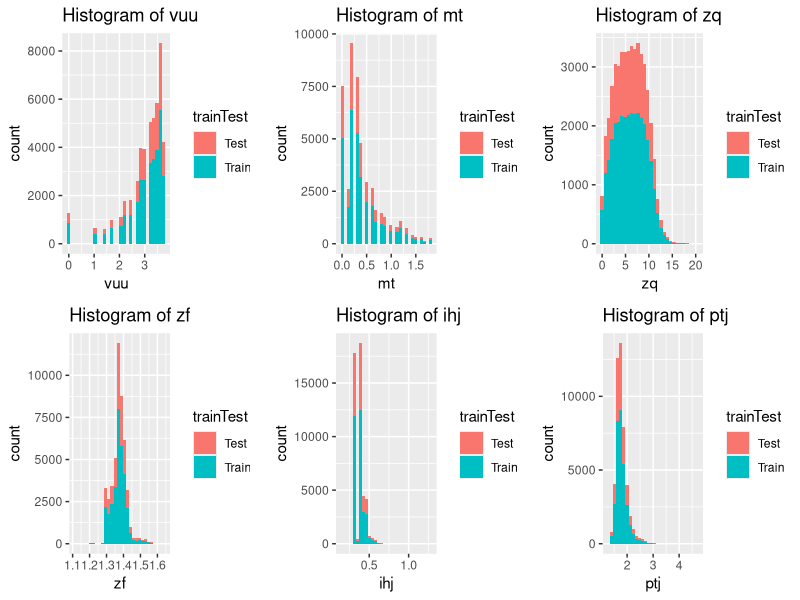

Here is the R script that generated this plot: (Note: this script raises an error after producing the figure.)
## ---- chunk 1
library(ggplot2)
library(gridExtra)
library(randomForest)
library(MASS)
library(car)
library(e1071)
knitr::opts_chunk$set(echo = TRUE)
## ---- chunk 2
set.seed(121)
# Load data
trainData <- read.csv("final-data-train.csv") 
testData <- read.csv("final-data-test.csv")

# Examine data (commented out to save space)
# str(trainData) # 16 predictors: 6 continous, 1 dummy, 9 categorical
# str(testData)
table(trainData$noyes)

# Change dummy variable gb to factor
trainData$gb = factor(trainData$gb)
testData$gb = factor(testData$gb)

# Combine the predictors of the two datasets for exploratory analysis
combData = rbind(cbind(trainData[,-1], trainTest="Train"), cbind(testData, trainTest="Test"))

# Continuous attributes
contAtt = c("vuu", "mt", "zq", "zf", "ihj", "ptj")

# Histograms of continuous attributes
plots <- lapply(contAtt, function(i) { ggplot(combData, aes(x=get(i), fill=trainTest)) +
    xlab(i) +
    ggtitle(paste0("Histogram of ",i)) +
    geom_histogram() })
do.call("grid.arrange", c(plots, ncol=3))

# Dummy and categorical attributes
catAtt = c("bdb", "cle", "kbc", "og", "gb", "xxp", "rao", "at", "lf", "fq","noyes")

# Contingency table of noyes with some categorical attributes
for ( i in 1:9 ) {
  print(catAtt[i])
  print(table(trainData[, "noyes"], trainData[, catAtt[i]]))
}

# Contingency table of some categorical attributes with each other
for ( i in seq(1,7,2) ) {
  print(paste(catAtt[i]," and ",catAtt[i+1]))
  print(table(trainData[,i], trainData[, catAtt[i+1]]))
}

# Pairwise plots of continuous attributes with various categorical attributes colored for training data
nTrain = nrow(trainData)
rowsTrain = seq(1, nTrain, 50)
for ( i in c(1,4,7,11) ) {
  pairs(sapply(trainData[rowsTrain, contAtt], jitter), col=trainData[rowsTrain, catAtt[i]], pch=16, oma=c(3,3,5,10), cex=0.4, main=paste("Pairs plot colored by", catAtt[i], "for training data"))
  oldPar <- par(xpd = TRUE)
  legend("topright", pch=16, col = 1:length(levels(trainData[rowsTrain, catAtt[i]])), legend = c(levels(trainData[rowsTrain, catAtt[i]])))
  par(oldPar)
}

# Pairwise plots of continuous attributes with various categorical attributes colored for test data
nTest = nrow(testData)
rowsTest = seq(1, nTest, 50)
for ( i in c(1,4,7) ) {
  pairs(sapply(testData[rowsTest, contAtt], jitter), col=testData[rowsTest, catAtt[i]], pch=16, oma=c(3,3,5,10), cex=0.4, main = paste("Pairs plot colored by", catAtt[i], "for testing data"))
  oldPar <- par(xpd = TRUE)
  legend("topright", pch=16, col = 1:length(levels(testData[rowsTest, catAtt[i]])), legend = c(levels(testData[rowsTest, catAtt[i]])))
  par(oldPar)
}
## ---- chunk 3
# Examine how many unique values for each continous variable
for (i in 1:ncol(trainData)) {
  if (class(trainData[,i]) == "numeric") {
    print(paste0(names(trainData)[i], ": ", length(unique(trainData[,i]))))
  }
}
## ---- chunk 4
# Structure data for PCA (change 2 category variables into dummy variables)
trainData.PCA = trainData
trainData.PCA$og.kc = trainData$og == "kc"
trainData.PCA$gb.1 = trainData$gb == 1
trainData.PCA$xxp.ptn = trainData$xxp == "ptn"
trainData.PCA = trainData.PCA[, c(1,3:5,7,10:21)]

# Principal components analysis of continuous attributes (scaled and without outcome)
PC = prcomp(trainData.PCA[, c(5,8,10:13,15:17)], scal=TRUE)

# Scree plot of PCA results
# plot(scaledPCs)

# Attributes with largest loadings for the first and second principal components
# PCA1 = sort(abs(PC$rotation[,1]))[9]; PCA1 # ptj
# PCA2 = sort(abs(PC$rotation[,2]))[9]; PCA2 # vuu

# Plot of the first few principal components
# biplot(PC, cex=0.5)
oldpar <- par(mfrow=c(4,3), xpd = TRUE)
for (i in c(1,3,9,15)) {
  trainData.PCA[,i]=factor(trainData.PCA[,i])
  plot(PC$x[rowsTrain,1], PC$x[rowsTrain,2], xlab="PC1", ylab="PC2", col=trainData.PCA[rowsTrain,i], pch=16, cex=0.5)
  plot(PC$x[rowsTrain,2], PC$x[rowsTrain,3], xlab="PC2", ylab="PC3",  col=trainData.PCA[rowsTrain,i], pch=16, cex=0.5, main=names(trainData.PCA)[i])
  plot(PC$x[rowsTrain,1], PC$x[rowsTrain,3], xlab="PC1", ylab="PC3",  col=trainData.PCA[rowsTrain,i],  oma=c(3,3,5,10), pch=16, cex=0.5)
  legend("topright", pch=16, col = 1:length(levels(trainData.PCA[rowsTrain, i])), legend = c(levels(trainData.PCA[rowsTrain, i])))
}
par(oldpar)
## ---- chunk 5
# Logistic fits of continuous variables
fit.vuu = glm(noyes~vuu, data=trainData, family=binomial)
summary(fit.vuu)

# fit.mt = glm(noyes~mt, data=trainData, family=binomial)
# summary(fit.mt)

# fit.zq = glm(noyes~zq, data=trainData, family=binomial)
# summary(fit.zq) # Not significant

# fit.zf = glm(noyes~zf, data=trainData, family=binomial)
# summary(fit.zf)

# fit.ihj = glm(noyes~ihj, data=trainData, family=binomial)
# summary(fit.ihj)

# fit.ptj = glm(noyes~ptj, data=trainData, family=binomial)
# summary(fit.ptj)

# Fisher's exact tests of categorical variables with 2 values
fisher.test(table(trainData[,1], trainData$og)) # Not significant
# fisher.test(table(trainData[,1], trainData$gb))
# fisher.test(table(trainData[,1], trainData$xxp))

# Chi squared tests for remaining categorical variables
chisq.test(table(trainData[,1], trainData$bdb))
# chisq.test(table(trainData[,1], trainData$cle))
# chisq.test(table(trainData[,1], trainData$kbc))
# chisq.test(table(trainData[,1], trainData$rao))
# chisq.test(table(trainData[,1], trainData$at)) # Less significant
# chisq.test(table(trainData[,1], trainData$lf))
# chisq.test(table(trainData[,1], trainData$fq))
## ---- chunk 6
# Helper function from lecture to assess predictions
assess.prediction = function(truth, predicted, verbose=T) {
  # Remove missing values
  predicted = predicted[!is.na(truth)]
  predicted = predicted[!is.na(predicted)]
  truth = truth[!is.na(truth)]
  truth = truth[!is.na(predicted)]
  
  # True/false positives/negatives
  TP = sum(truth=="yes" & predicted=="yes")
  TN = sum(truth=="no" & predicted=="no")
  FP = sum(truth=="no" & predicted=="yes")
  FN = sum(truth=="yes" & predicted=="no")
  P = TP+FN # total postives in truth data
  N = TN+FP # total negatives in truth data
  
  # All results
  results = list(correct=sum(truth==predicted), accuracy=signif(sum(truth==predicted)*100/length(truth),3) , error=signif(100-sum(truth==predicted)*100/length(truth),3), TPR=signif(100*TP/P, 3), TNR=signif(100*TN/N, 3), PPV=signif(100*TP/(TP+FP),3), FDR=signif(100*FP/(TP+FP),3))
  
  # Don't print information if verbose is False
  if ( verbose == F ) {
    return(results)
  }
  
  # Total cases
  cat("Total cases that are not NA: ", length(truth), "\n", sep ="")
  
  # Overall accuracy
  cat("Correct predictions (accuracy): ", results$correct, " (", results$accuracy, "%)\n", sep ="")
  cat("Test error=1-accuracy: ", results$error, "%\n", sep ="")
  
  # Sensitivity/specificity/etc.
  cat("TPR (sensitivity)=TP/P: ", results$TPR, "%\n", sep ="")
  cat("TNR (specificity)=TN/N: ", results$TNR, "%\n", sep ="")
  cat("PPV (precision)=TP/(TP+FP): ", results$PPV, "%\n", sep ="")
  cat("FDR (false discovery)=1-PPV: ", results$FDR, "%\n", sep ="")
}
## ---- chunk 7
# True values
true = trainData$noyes

# Fit logistic regression model on continuous variables
fit.log.cont = glm(noyes~vuu+mt+zq+zf+ihj+ptj, data=trainData, family=binomial)
# summary(fit.log.cont)
predicted1 = ifelse(predict(fit.log.cont, newdata=trainData[ , 3:18], type="response") > 0.5, "yes", "no")
# assess.prediction(true, predicted1) # Assess prediction => 79.3% accuracy

# Logistic regression model with only significant continuous variables (remove vuu then zq using backwards stepwise)
fit.log.cont2 = glm(noyes~mt+zf+ihj+ptj, data=trainData, family=binomial)
# summary(fit.log.cont2)
predicted2 = ifelse(predict(fit.log.cont2, newdata=trainData[ , 3:18], type="response") > 0.5, "yes", "no")
assess.prediction(true, predicted2)  # Assess prediction => 79.3% accuracy

# Fit logistic regression model on all variables
fit.log.all = glm(noyes~.-id, data=trainData, family=binomial)
# summary(fit.log.all)
predicted3 = ifelse(predict(fit.log.all, newdata=trainData[ , 2:18], type="response") > 0.5, "yes", "no")
# assess.prediction(true, predicted3) # Assess prediction => 86.7% accuracy

# Logistic regression model with only significant variables (remove zq then og using backwards stepwise)
fit.log.final = glm(noyes~.-id-zq-og, data=trainData, family=binomial)
# summary(fit.log.final)

# Compare true and predicted values
predicted.log.final = ifelse(predict(fit.log.final, newdata=trainData[ , 2:18], type="response") > 0.5, "yes", "no")
table(true, predicted.log.final)

# Accuracy, error rate, sensitivity, and specificity of final model
assess.prediction(true, predicted.log.final) # Assess prediction => 86.7% accuracy, 60.6% TPR, and 95.2% TNR

# Test model on train/test splits
# k-fold crossvalidation
N.xval = 5
N.iter = 3
data=trainData
results = NULL

for ( iter in 1:N.iter ) {
  grps = sample( (1:nrow(data)) %% N.xval+1 ) # Randomly assign groups
  for ( i in 1:N.xval ) {
    data.test = data[grps == i,] # Set group i as test
    data.train = data[grps != i,] # Set the rest as train
    
    # Expected results from train/test predictions
    train.true = data.train$noyes
    test.true = data.test$noyes
    
    # Results for fit
    fit = glm(noyes~.-id-zq-og, data=data.train, family=binomial)
    train.predicted = ifelse(predict(fit, newdata=data.train[ , 2:18], type="response") > 0.5, "yes", "no")
    test.predicted = ifelse(predict(fit, newdata=data.test[ , 2:18], type="response") > 0.5, "yes", "no")
    
    # Calculate and store accuracy/error/sensitivity/specificity
    test.results = assess.prediction(test.true, test.predicted, verbose=F)
    results = rbind(results, data.frame(accuracy = test.results$accuracy, error = test.results$error,
                    sensitivity = test.results$TPR, specificity = test.results$TNR, model="Logistic"))
  }
}

# Plot results from cross-validation
plot1 = ggplot(results, aes(y=accuracy)) +  geom_boxplot() + ylab("Accuracy (%)") +
  ggtitle("Accuracy of Logistic Regression") + theme(plot.title = element_text(size=12, hjust = 0.5))
plot2 = ggplot(results, aes(y=error)) +  geom_boxplot() + ylab("Error (%)") +
  ggtitle("Error of Logistic Regression") + theme(plot.title = element_text(size=12, hjust = 0.5))
plot3 = ggplot(results, aes(y=sensitivity)) +  geom_boxplot() + ylab("Sensitivity (%)") +
  ggtitle("Sensitivity of Logistic Regression") + theme(plot.title = element_text(size=12, hjust = 0.5))
plot4 = ggplot(results, aes(y=specificity)) +  geom_boxplot() + ylab("Specificity (%)") +
  ggtitle("Specificity of Logistic Regression") + theme(plot.title = element_text(size=12, hjust = 0.5))
grid.arrange(plot1, plot2, plot3, plot4, nrow=2)
## ---- chunk 8
# Fit LDA classifier on all variables
fit.LDA.all = lda(noyes~.-id, data=trainData)
predicted4 = ifelse(predict(fit.LDA.all, newdata=trainData[ , 2:18])$posterior[,2] > 0.5, "yes", "no")
# assess.prediction(true, predicted4) # Assess prediction => 86.4% accuracy

# LDA classifier with only significant variables as determined from logisitic regression (remove zq and og)
fit.LDA.final = lda(noyes~.-id-zq-og, data=trainData)
predicted.LDA.final = ifelse(predict(fit.LDA.final, newdata=trainData[ , 2:18])$posterior[,2] > 0.5, "yes", "no")
table(true, predicted.LDA.final)

# Accuracy, error rate, sensitivity, and specificity of final model
assess.prediction(true, predicted.LDA.final) # Assess prediction => 86.4% accuracy, 59% TPR, and 95.3% TNR

# Test model on train/test splits
# k-fold crossvalidation
for ( iter in 1:N.iter ) {
  grps = sample( (1:nrow(data)) %% N.xval+1 ) # Randomly assign groups
  for ( i in 1:N.xval ) {
    data.test = data[grps == i,] # Set group i as test
    data.train = data[grps != i,] # Set the rest as train
    
    # Expected results from train/test predictions
    train.true = data.train$noyes
    test.true = data.test$noyes
    
    # Results for fit
    fit = lda(noyes~.-id-zq-og, data=data.train)
    train.predicted = ifelse(predict(fit, newdata=data.train[ , 2:18])$posterior[,2] > 0.5, "yes", "no")
    test.predicted = ifelse(predict(fit, newdata=data.test[ , 2:18])$posterior[,2] > 0.5, "yes", "no")
    
    # Calculate and store accuracy/error/sensitivity/specificity
    test.results = assess.prediction(test.true, test.predicted, verbose=F)
    results = rbind(results, data.frame(accuracy = test.results$accuracy, error = test.results$error,
                    sensitivity = test.results$TPR, specificity = test.results$TNR, model="LDA"))
  }
}

# Plot results from cross-validation
plot1 = ggplot(results, aes(y=accuracy, col=model)) +  geom_boxplot() + ylab("Accuracy (%)") +
  ggtitle("Accuracy of Logistic Regression") + theme(plot.title = element_text(size=12, hjust = 0.5))
plot2 = ggplot(results, aes(y=error, col=model)) +  geom_boxplot() + ylab("Error (%)") +
  ggtitle("Error of Logistic Regression") + theme(plot.title = element_text(size=12, hjust = 0.5))
plot3 = ggplot(results, aes(y=sensitivity, col=model)) +  geom_boxplot() + ylab("Sensitivity (%)") +
  ggtitle("Sensitivity of Logistic Regression") + theme(plot.title = element_text(size=12, hjust = 0.5))
plot4 = ggplot(results, aes(y=specificity, col=model)) +  geom_boxplot() + ylab("Specificity (%)") +
  ggtitle("Specificity of Logistic Regression") + theme(plot.title = element_text(size=12, hjust = 0.5))
grid.arrange(plot1, plot2, plot3, plot4, nrow=2)
## ---- chunk 9
# Examine VIFs from logistic fit
vif(fit.log.all)

# QDA classifier with variables from LDA (remove zq and og), and also kbc removed since it has pretty high GVIF and the highest Df
fit.QDA.final = qda(noyes~.-id-og-kbc, data=trainData)
predicted5 = ifelse(predict(fit.QDA.final, newdata=trainData[ , -1])$posterior[,2] > 0.5, "yes", "no")
# assess.prediction(true, predicted5) # Assess prediction => 82.7% accuracy, 47.5% sensitivity, 94.2% specificity

# Test model on train/test splits
# k-fold crossvalidation
for ( iter in 1:N.iter ) {
  grps = sample( (1:nrow(data)) %% N.xval+1 ) # Randomly assign groups
  for ( i in 1:N.xval ) {
    data.test = data[grps == i,] # Set group i as test
    data.train = data[grps != i,] # Set the rest as train
    
    # Expected results from train/test predictions
    train.true = data.train$noyes
    test.true = data.test$noyes
    
    # Results for fit
    fit = qda(noyes~.-id-og-kbc, data=data.train)
    train.predicted = ifelse(predict(fit, newdata=data.train[ , 2:18])$posterior[,2] > 0.5, "yes", "no")
    test.predicted = ifelse(predict(fit, newdata=data.test[ , 2:18])$posterior[,2] > 0.5, "yes", "no")
    
    # Calculate and store accuracy/error/sensitivity/specificity
    test.results = assess.prediction(test.true, test.predicted, verbose=F)
    results = rbind(results, data.frame(accuracy = test.results$accuracy, error = test.results$error,
                    sensitivity = test.results$TPR, specificity = test.results$TNR, model="QDA"))
  }
}

# Plot results from cross-validation
plot1 = ggplot(results, aes(y=accuracy, col=model)) +  geom_boxplot() + ylab("Accuracy (%)") +
  ggtitle("Accuracy of QDA") + theme(plot.title = element_text(size=12, hjust = 0.5))
plot2 = ggplot(results, aes(y=error, col=model)) +  geom_boxplot() + ylab("Error (%)") +
  ggtitle("Error of QDA") + theme(plot.title = element_text(size=12, hjust = 0.5))
plot3 = ggplot(results, aes(y=sensitivity, col=model)) +  geom_boxplot() + ylab("Sensitivity (%)") +
  ggtitle("Sensitivity of QDA") + theme(plot.title = element_text(size=12, hjust = 0.5))
plot4 = ggplot(results, aes(y=specificity, col=model)) +  geom_boxplot() + ylab("Specificity (%)") +
  ggtitle("Specificity of QDA") + theme(plot.title = element_text(size=12, hjust = 0.5))
grid.arrange(plot1, plot2, plot3, plot4, nrow=2)
## ---- chunk 10
# RF classifier with all variables (except id)
x.all = trainData[, -c(1,2)]; y=trainData$noyes
rf.all <- randomForest(x.all, y)
# predicted.rf.all = predict(rf.all, newdata=x.all)
# assess.prediction(true, predicted.rf.all) # Assess prediction => 100% accuracy

# Variable importance plot of RF model
varImpPlot(rf.all, type=2)

# Out-of-bag error estimate
# rf.all # => OOB error of 11.53%

# RF classifier with reduced variables as determined from importance plot (remove id and og)
x.reduced = trainData[, -c(1,2,6)]
rf.reduced <- randomForest(x.reduced, y)
predicted.rf.reduced = predict(rf.reduced, newdata=x.reduced)
table(true, predicted.rf.reduced)

# Variable importance plot of updated RF model
varImpPlot(rf.reduced, type=2)

# Out-of-bag error estimate
rf.reduced # => OOB error of 11.61%

# Accuracy, error rate, sensitivity, and specificity of model
assess.prediction(true, predicted.rf.reduced) # Assess prediction => 100% accuracy

# Test model on train/test splits
# k-fold crossvalidation
N.xval = 5
N.iter = 5
for ( iter in 1:N.iter ) {
  subset = sample( (1:nrow(data)) %% 10 ) # Randomly assign subset with 1/10 of data for faster runtime
  data.subset = data[subset == 5,]
  grps = sample( (1:nrow(data.subset)) %% N.xval+1 ) # Randomly assign groups
  for ( i in 1:N.xval ) {
    data.test = data.subset[grps == i,] # Set group i as test
    data.train = data.subset[grps != i,] # Set the rest as train
    
    # Expected results from train/test predictions
    train.true = data.train$noyes
    test.true = data.test$noyes
    
    # Results for fit
    fit = randomForest(data.train[, -c(1,2,6)], train.true)
    train.predicted = predict(fit, newdata=data.train[, -c(1,2,6)])
    test.predicted = predict(fit, newdata=data.test[, -c(1,2,6)])
    
    # Calculate and store accuracy/error/sensitivity/specificity
    test.results = assess.prediction(test.true, test.predicted, verbose=F)
    results = rbind(results, data.frame(accuracy = test.results$accuracy, error = test.results$error,
                    sensitivity = test.results$TPR, specificity = test.results$TNR, model="RF"))
  }
}

# Plot results from cross-validation
plot1 = ggplot(results, aes(y=accuracy, col=model)) +  geom_boxplot() + ylab("Accuracy (%)") +
  ggtitle("Accuracy of Logistic Regression") + theme(plot.title = element_text(size=12, hjust = 0.5))
plot2 = ggplot(results, aes(y=error, col=model)) +  geom_boxplot() + ylab("Error (%)") +
  ggtitle("Error of Logistic Regression") + theme(plot.title = element_text(size=12, hjust = 0.5))
plot3 = ggplot(results, aes(y=sensitivity, col=model)) +  geom_boxplot() + ylab("Sensitivity (%)") +
  ggtitle("Sensitivity of Logistic Regression") + theme(plot.title = element_text(size=12, hjust = 0.5))
plot4 = ggplot(results, aes(y=specificity, col=model)) +  geom_boxplot() + ylab("Specificity (%)") +
  ggtitle("Specificity of Logistic Regression") + theme(plot.title = element_text(size=12, hjust = 0.5))
grid.arrange(plot1, plot2, plot3, plot4, nrow=2)
## ---- chunk 11
# Following commented out for faster runtime
# Initial test: fit SVM model without id and og, as in random forest, using cost and gamma of 1
# svmRes <- svm(noyes~.-id-og, data=trainData, kernel="radial", scale=T, cost=1, gamma=1)
# predicted6 = predict(svmRes, newdata=trainData[, -1])
# assess.prediction(true, predicted6) # Assess prediction => 98.2% accuracy

# Tuning cost and gamma
# Split data for faster run-time
# subset = sample( (1:nrow(trainData)) %% 20 ) # Randomly assign subset with 1/20 of data for faster runtime
# data.subset = trainData[subset == 5,]
# fit.svm.final = tune(svm, noyes~.-id-og, data=data.subset, kernel="radial", scale=T,
#                     ranges=list(cost=c(1,5,10), gamma=c(0.02,0.05,0.1)))
# fit.svm.final # Optimized for cost=10 and gamma=0.02
# predicted.svm.final = predict(fit.svm.final$best.model, newdata=trainData[ , -1])

# Accuracy, error rate, sensitivity, and specificity of model
# assess.prediction(true, predicted.svm.final) # Assess prediction => 86.4% accuracy

# Test model on train/test splits
# k-fold crossvalidation
N.xval = 5
N.iter = 5

for ( iter in 1:N.iter ) {
  subset = sample( (1:nrow(trainData)) %% 10 ) # Randomly assign subset with 1/10 of data for faster runtime
  data.subset = trainData[subset == 5,]
  grps = sample( (1:nrow(data.subset)) %% N.xval+1 ) # Randomly assign groups
  for ( i in 1:N.xval ) {
    data.test = data.subset[grps == i,] # Set group i as test
    data.train = data.subset[grps != i,] # Set the rest as train
    
    # Expected results from train/test predictions
    train.true = data.train$noyes
    test.true = data.test$noyes
    
    # Results for fit
    fit = svm(noyes~.-id-og, data=data.train, kernel="radial", scale=T, cost=10, gamma=0.02)
    train.predicted = predict(fit, newdata=data.train[, -1])
    test.predicted = predict(fit, newdata=data.test[, -1])

    # Calculate and store accuracy/error/sensitivity/specificity
    test.results = assess.prediction(test.true, test.predicted, verbose=F)
    results = rbind(results, data.frame(accuracy = test.results$accuracy, error = test.results$error,
                    sensitivity = test.results$TPR, specificity = test.results$TNR, model="SVM"))
  }
}

# Plot results from cross-validation
plot1 = ggplot(results, aes(y=accuracy, col=model)) +  geom_boxplot() + ylab("Accuracy (%)") +
  ggtitle("Accuracy of Logistic Regression") + theme(plot.title = element_text(size=12, hjust = 0.5))
plot2 = ggplot(results, aes(y=error, col=model)) +  geom_boxplot() + ylab("Error (%)") +
  ggtitle("Error of Logistic Regression") + theme(plot.title = element_text(size=12, hjust = 0.5))
plot3 = ggplot(results, aes(y=sensitivity, col=model)) +  geom_boxplot() + ylab("Sensitivity (%)") +
  ggtitle("Sensitivity of Logistic Regression") + theme(plot.title = element_text(size=12, hjust = 0.5))
plot4 = ggplot(results, aes(y=specificity, col=model)) +  geom_boxplot() + ylab("Specificity (%)") +
  ggtitle("Specificity of Logistic Regression") + theme(plot.title = element_text(size=12, hjust = 0.5))
grid.arrange(plot1, plot2, plot3, plot4, nrow=2)
## ---- chunk 12
# Decided to proceed with random forest as the final model (specifically the reduced model with id and og removed)
test.predictions = predict(rf.reduced, newdata=testData[,-c(1,5)])
testPredictions = cbind(data.frame(id=testData$id, randomGuess=test.predictions))

write.csv(testPredictions, file = "predictions-aw.csv", row.names=F)
